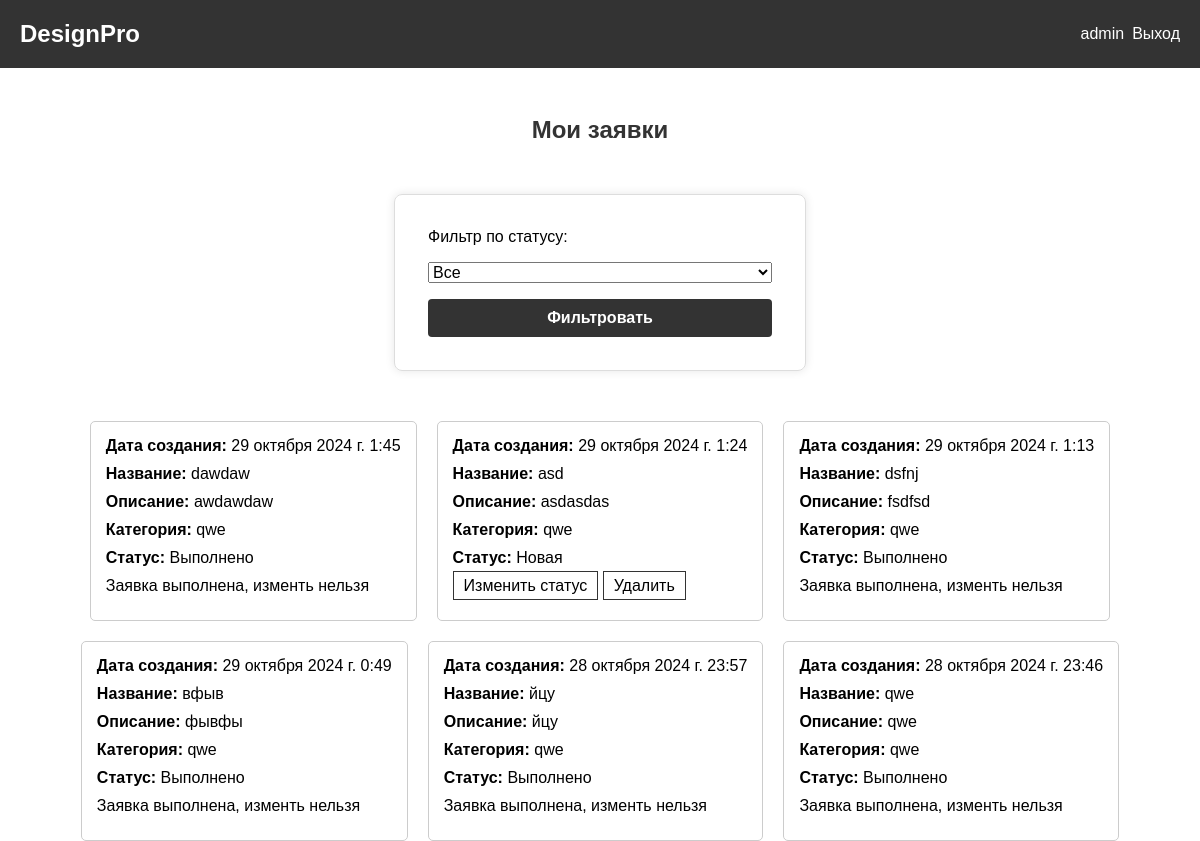
Before: /view_requests/ (signed in) with the older database file.
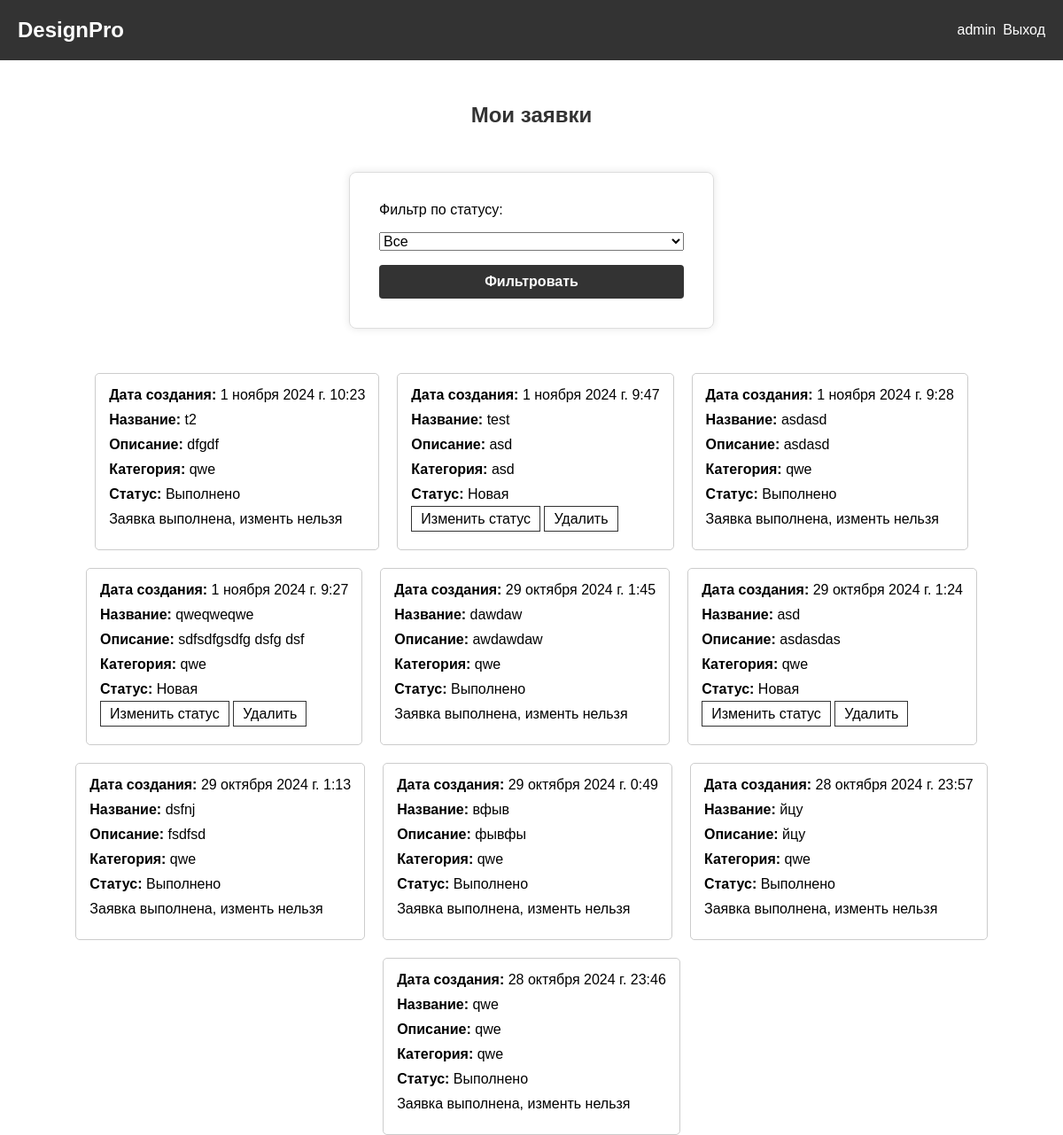
After: the same page with the newer database file.
### users/models.py (models this page shows, shortened)
class DesignRequest(models.Model):
    STATUS_CHOICES = (
        ('Новая', 'Новая'),
        ('Принято в работу', 'Принято в работу'),
        ('Выполнено', 'Выполнено'),
    )
    user = models.ForeignKey(User, on_delete=models.CASCADE)
    title = models.CharField(max_length=200, verbose_name='Название')
    description = models.TextField(verbose_name='Описание')
    category = models.ForeignKey(Category, on_delete=models.SET_NULL, null=True, verbose_name='Категория')
    image = models.ImageField(upload_to='design_requests/', validators=[
        FileExtensionValidator(allowed_extensions=['jpg', 'jpeg', 'png', 'bmp'])
    ], verbose_name='Изображение')
    status = models.CharField(max_length=20, choices=STATUS_CHOICES, default='Новая', verbose_name='Статус')
    created_at = models.DateTimeField(auto_now_add=True, verbose_name='Дата создания')
    design_image = models.ImageField(upload_to='designs/', validators=[
        FileExtensionValidator(allowed_extensions=['jpg', 'jpeg', 'png', 'bmp'])
    ], null=True, blank=True, verbose_name='Изображение дизайна')
    comment = models.TextField(null=True, blank=True, verbose_name='Комментарий')

class Category(models.Model):
    name = models.CharField(
        max_length=100,
        unique=True,
        verbose_name='Название категории',
        error_messages={
            'unique': 'Категория с таким названием уже существует',
        }
    )
    def __str__(self):
        return self.name

### users/views.py (the view)
# urls.py: path('view_requests/', views.view_requests, name='view_requests'),
@login_required
def view_requests(request):
    if request.user.is_superuser:
        requests = DesignRequest.objects.all().order_by('-created_at')
    else:
        requests = DesignRequest.objects.filter(user=request.user).order_by('-created_at')
    status_filter = request.GET.get('status')
    if status_filter:
        requests = requests.filter(status=status_filter)
    return render(request, 'view_requests.html', {
        'requests': requests,
        'status_choices': DesignRequest.STATUS_CHOICES
    })

### designpro/templates/view_requests.html (shortened to what this page needs)
{% extends 'base.html' %}
{% block content %}
<h2>Мои заявки</h2>
<form method="get">
    <label for="status">Фильтр по статусу:</label>
    <select name="status" id="status">
        <option value="">Все</option>
    </select>
    <button type="submit">Фильтровать</button>
</form>
<div class="requests-list">
    {% for request in requests %}
    <div class="request-card">
        <p><strong>Дата создания:</strong> {{ request.created_at }}</p>
        <p><strong>Название:</strong> {{ request.title }}</p>
        <p><strong>Описание:</strong> {{ request.description }}</p>
        <p><strong>Категория:</strong> {{ request.category }}</p>
        <p><strong>Статус:</strong> {{ request.status }}</p>
        {% if user.is_superuser %}
            {% if request.status == 'Новая' %}
                <a href="{% url 'update_request_status' request.pk %}">Изменить статус</a>
                <a href="{% url 'delete_request' request.pk %}">Удалить</a>
            {% endif %}
            {% if request.status == 'Выполнено' %}
                <p>Заявка выполнена, изменть нельзя</p>
            {% endif %}
        {% endif %}
    </div>
    {% endfor %}
</div>
{% endblock %}

Changed rows visible on the page:
added DesignRequest: created_at "1 ноября 2024 г. 10:23", title "t2", description "dfgdf", category "qwe", status "Выполнено", shows "Заявка выполнена, изменть нельзя"
added DesignRequest: created_at "1 ноября 2024 г. 9:47", title "test", description "asd", category "asd", status "Новая", shows "Изменить статус"
added DesignRequest: created_at "1 ноября 2024 г. 9:28", title "asdasd", description "asdasd", category "qwe", status "Выполнено", shows "Заявка выполнена, изменть нельзя"
added DesignRequest: created_at "1 ноября 2024 г. 9:27", title "qweqweqwe", description "sdfsdfgsdfg dsfg dsf", category "qwe", status "Новая", shows "Изменить статус"
